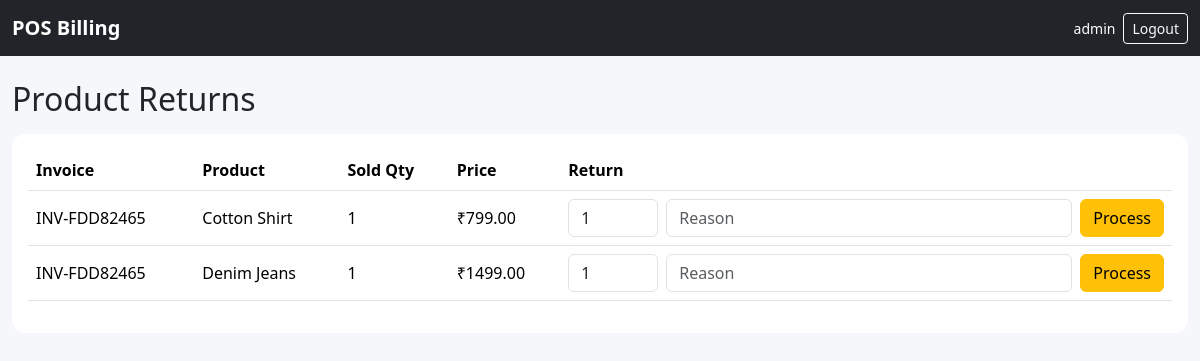
The app's page /returns/ (signed in) with its own data.
### pos/models.py (models this page shows, shortened)
class SaleItem(models.Model):
    sale = models.ForeignKey(Sale, related_name="items", on_delete=models.CASCADE)
    product = models.ForeignKey(Product, on_delete=models.PROTECT)
    quantity = models.PositiveIntegerField()
    unit_price = models.DecimalField(max_digits=12, decimal_places=2)
    line_total = models.DecimalField(max_digits=12, decimal_places=2)

class Sale(models.Model):
    PAYMENT_CHOICES = [
        ("CASH", "Cash"),
        ("UPI", "UPI"),
        ("CARD", "Card"),
    ]
    invoice_no = models.CharField(max_length=30, unique=True)
    staff = models.ForeignKey(User, on_delete=models.PROTECT)
    subtotal = models.DecimalField(max_digits=12, decimal_places=2, default=0)
    discount = models.DecimalField(max_digits=12, decimal_places=2, default=0)
    tax = models.DecimalField(max_digits=12, decimal_places=2, default=0)
    total = models.DecimalField(max_digits=12, decimal_places=2, default=0)
    payment_method = models.CharField(max_length=10, choices=PAYMENT_CHOICES, default="CASH")
    created_at = models.DateTimeField(auto_now_add=True)

class Product(models.Model):
    name = models.CharField(max_length=200)
    sku = models.CharField(max_length=50, unique=True)
    category = models.CharField(max_length=100, blank=True)
    size = models.CharField(max_length=50, blank=True)
    color = models.CharField(max_length=50, blank=True)
    price = models.DecimalField(max_digits=12, decimal_places=2)
    stock = models.PositiveIntegerField(default=0)
    supplier = models.ForeignKey(Supplier, null=True, blank=True, on_delete=models.SET_NULL)
    active = models.BooleanField(default=True)
    created_at = models.DateTimeField(auto_now_add=True)

### pos/views.py (the view)
# urls.py: path("returns/", views.returns, name="returns"),
@admin_required
def returns(request):
    sale_items = SaleItem.objects.select_related("sale", "product").order_by("-sale__created_at")
    return render(request, "admin/returns.html", {"sale_items": sale_items[:100]})

### pos/views.py (called while the page is built)
def is_admin(user):
    return user.is_superuser or (
        hasattr(user, "staff_profile") and user.staff_profile.role == "ADMIN"
    )

def admin_required(view):
    @wraps(view)
    @login_required
    def wrapper(request, *args, **kwargs):
        if not is_admin(request.user):
            messages.error(request, "Admin access required.")
            return redirect("billing")
        return view(request, *args, **kwargs)
    return wrapper

### templates/admin/returns.html (shortened to what this page needs)
{% extends 'base.html' %}
{% block content %}
<div class="container-fluid py-4"><h2 class="mb-3">Product Returns</h2>
<div class="card"><div class="card-body table-responsive"><table class="table align-middle">
<tr><th>Invoice</th><th>Product</th><th>Sold Qty</th><th>Price</th><th>Return</th></tr>
{% for i in sale_items %}
<tr><td>{{ i.sale.invoice_no }}</td><td>{{ i.product.name }}</td><td>{{ i.quantity }}</td><td>₹{{ i.unit_price }}</td>
<td><form method="post" action="{% url 'process_return' i.pk %}" class="d-flex gap-2">{% csrf_token %}<input name="quantity" type="number" min="1" max="{{ i.quantity }}" value="1" class="form-control" style="max-width:90px"><input name="reason" class="form-control" placeholder="Reason"><button class="btn btn-warning">Process</button></form></td></tr>
{% empty %}<tr><td colspan="5">No sale items.</td></tr>{% endfor %}
</table></div></div></div>
{% endblock %}

### templates/base.html (shortened to what this page needs)
{% load static %}
<!doctype html>
<html lang="en">
<head>
<link href="https://cdn.jsdelivr.net/npm/bootstrap@5.3.3/dist/css/bootstrap.min.css" rel="stylesheet">
<link rel="stylesheet" href="{% static 'css/app.css' %}">
</head>
<body>
<nav class="navbar navbar-dark bg-dark sticky-top">
  <div class="container-fluid">
    <a class="navbar-brand fw-bold" href="{% if request.user.is_authenticated %}{% url 'dashboard' %}{% else %}/{% endif %}">POS Billing</a>
    {% if request.user.is_authenticated %}
    <div class="d-flex align-items-center gap-2">
      <span class="text-white small">{{ request.user.username }}</span>
      <a class="btn btn-outline-light btn-sm" href="{% url 'logout' %}">Logout</a>
    </div>
    {% endif %}
  </div>
</nav>
{% block content %}{% endblock %}
</body>
</html>

### static/css/app.css (style rules this page uses)
body { background:#f5f7fb; }
.card { border:0; border-radius:14px; }

### records on screen
SaleItem: sale.invoice_no "INV-FDD82465", product.name "Cotton Shirt", quantity "1", unit_price "799.00"
SaleItem: sale.invoice_no "INV-FDD82465", product.name "Denim Jeans", quantity "1", unit_price "1499.00"

### other values on screen
{{ request.user.username }} "admin"
